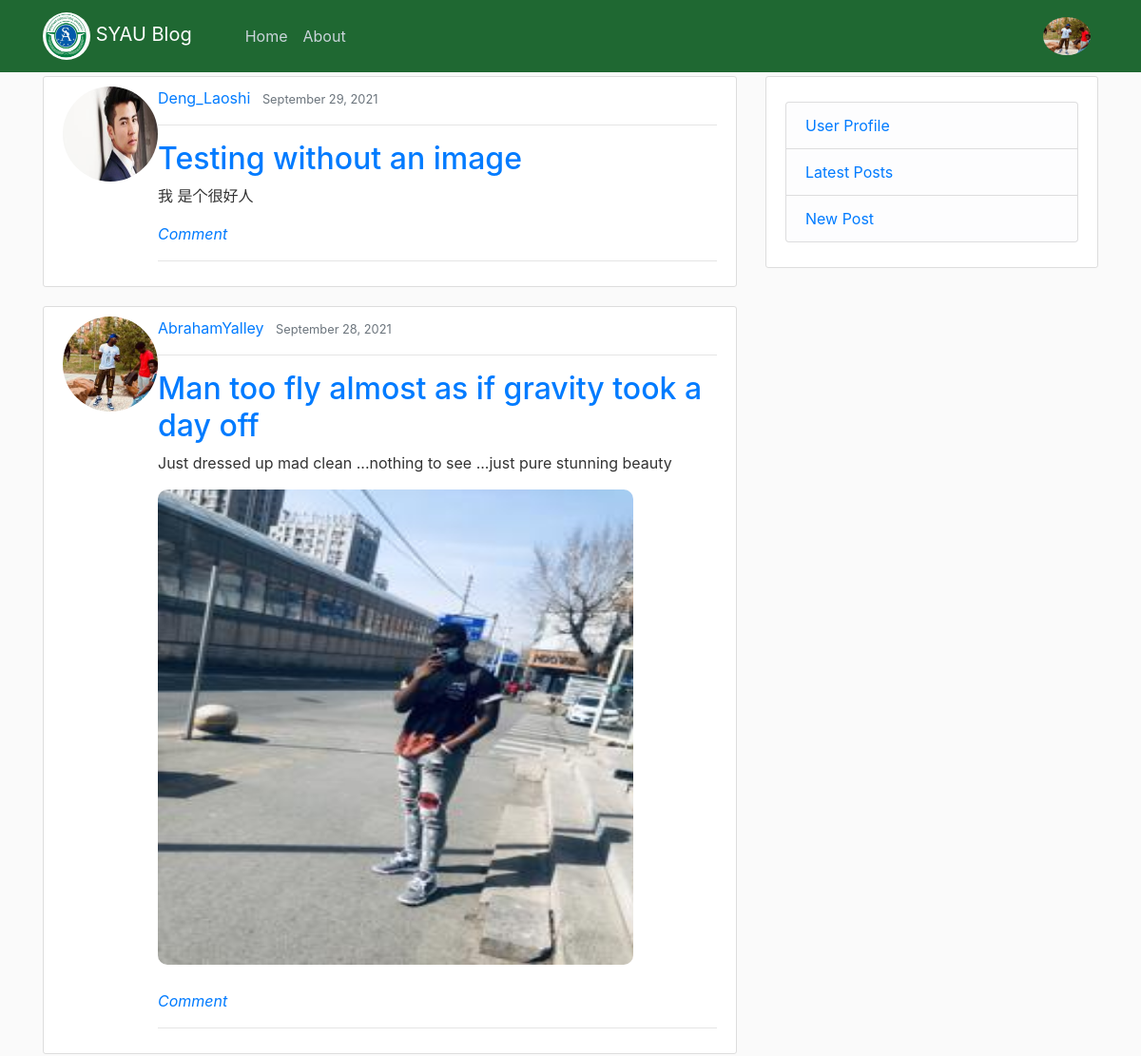
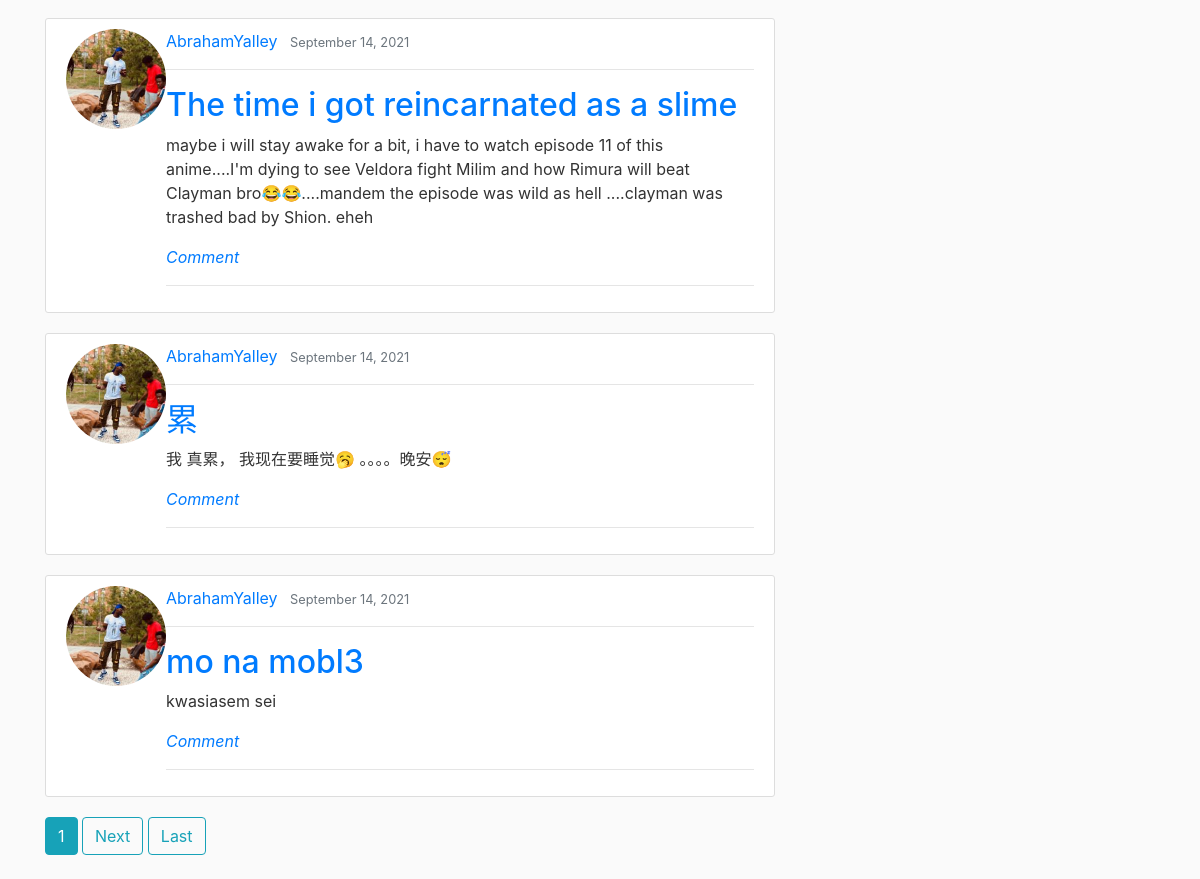
The app's page / (signed in) with its own data (2 pictures, top to bottom).
### users/models.py (models this page shows, shortened)
class Profile(models.Model):
    user=models.OneToOneField(User,on_delete=models.CASCADE)
    image=models.ImageField(default='default.jpg',upload_to='profile_pics')

### blog/models.py (models this page shows, shortened)
class Post(models.Model):
    title=models.CharField(max_length=100)
    image=models.ImageField(upload_to='post_photos',blank=True,null=True)
    content=models.TextField()
    date_posted=models.DateTimeField(default=timezone.now)
    author=models.ForeignKey(User,on_delete=CASCADE)

### blog/views.py (the view)
# urls.py: path('', PostListView.as_view(),name='blog-home'),
class PostListView(LoginRequiredMixin,ListView):
    model=Post
    template_name='blog/home.html'
    context_object_name='posts'
    ordering=['-date_posted']
    paginate_by=5

### blog/templates/blog/home.html (shortened to what this page needs)
{% extends "blog/base.html" %}
{% block content %}
        {% for post in posts %}
                <article class="media content-section">
                        <img class="rounded-circle article-img" src="{{post.author.profile.image.url}}" width="100" height="100">
                        <div class="media-body">
                        <div class="article-metadata">
                        <a class="mr-2" href="{% url 'user-post' post.author.username %}">{{ post.author }}</a>
                        <small class="text-muted">{{ post.date_posted|date:"F d, Y" }}</small>
                        </div>
                        <hr>
                        <h2><a class="article-title" href="{% url 'post-detail' post.id %}">{{ post.title }}</a></h2>
                        <p class="article-content">{{ post.content }}</p>
                        {% if post.image %}
                        <p><img src="{{ post.image.url }}" class="post-image" height="500px" width="500px" /> </p>
                        {% endif %}
                        <p class="mr-2"> <a href="{% url 'post-detail' post.id %}"><i class="bi bi-chat">Comment</i></a></p>
                        <hr>
                        </div>
                </article>
       {% endfor %}
                {% if is_paginated %}
                        {% for num in page_obj.paginator.page_range %}
                                {% if page_obj.number == num %}
                                <a class="btn btn-info mb-4" href="?page={{num}}">{{num}}</a>
                                {% elif num > page_obj.number|add:'-3' and num < page_obj.number|add:'-3' %}
                                <a class="btn btn-outline-info mb-4" href="?page={{num}}">{{num}}</a>
                                {% endif %}
                        {% endfor %}
                        {% if page_obj.has_next %}
                                <a class="btn btn-outline-info mb-4" href="?page={{ page_obj.next_page_number}}">Next</a>
                                <a class="btn btn-outline-info mb-4" href="?page={{ page_obj.paginator.num_pages}}">Last</a>
                         {% endif %}
            {% endif %}
{% endblock content %}

### blog/templates/blog/base.html (shortened to what this page needs)
{% load static %}
<!doctype html>
<html lang="en">
  <head>
    <link rel="stylesheet" href="https://maxcdn.bootstrapcdn.com/bootstrap/4.0.0/css/bootstrap.min.css">
    <link rel="stylesheet" type="text/css" href="{% static 'blog/main.css' %}">
  </head>
  <body>
    <header class="site-header">
      <nav class="navbar navbar-expand-md navbar-dark bg-steel fixed-top">
        <div class="container">
          <a class="navbar-brand mr-5" href="/"> <img class="rounded-circle" src="{% static 'blog/syaulogo.png' %}" alt="logo" height="50px" width="50px">  SYAU Blog</a>
          <div class="collapse navbar-collapse" id="navbarToggle">
            <div class="navbar-nav mr-auto">
              <a class="nav-item nav-link" href="{%url 'blog-home' %}">Home</a>
              <a class="nav-item nav-link" href="{%url 'blog-about' %}">About</a>
            </div>
            <div class="navbar-nav">
              {% if user.is_authenticated %}
              <a class="nav-item nav-link" href="{% url 'profile' %}"> <img class="rounded-circle " src="{{ user.profile.image.url }}" width="50px" height="40px"></a>
              {% else %}
              <a class="nav-item nav-link" href="{% url 'login' %}">Login</a>
              <a class="nav-item nav-link" href="{% url 'register' %}">Register</a>
              {% endif %}
            </div>
          </div>
        </div>
      </nav>
    </header>
    <main role="main" class="container">
      <div class="row">
        <div class="col-md-8">
          {% block content %}{% endblock %}
        </div>
        <div class="col-md-4">
          {% if user.is_authenticated %}
          <div class="content-section">
            <p class='text-muted'>
              <ul class="list-group">
                <li class="list-group-item list-group-item-light" > <a  href="{% url 'profile' %}"> User Profile</a></li>
                <li class="list-group-item list-group-item-light"><a  href="{% url 'blog-home' %}">Latest Posts</a></li>
                <li class="list-group-item list-group-item-light"> <a  href="{% url 'post-create' %}">New Post</a> </li>
              </ul>
            </p>
          </div>
          {% endif %}
        </div>
      </div>
    </main>
  </body>
</html>

### blog/static/blog/main.css (style rules this page uses)
body { background: #fafafa; color: #333333; margin-top: 5rem; }
h1, h2, h3, h4, h5, h6 { color: #444444; }
ul { margin: 0; }
.bg-steel { background-color: #0e5c22ec; }
.site-header .navbar-nav .nav-link { color: #cbd5db; }
.content-section { background: #ffffff; padding: 10px 20px; border: 1px solid #dddddd; border-radius: 3px; margin-bottom: 20px; }
.post-image { width:500px ; height: 500px; border-radius: 10px; margin-bottom: 10px; }

### records on screen
Post: author.profile.image (picture), author "Deng_Laoshi", date_posted "September 29, 2021", title "Testing without an image", content "我 是个很好人"
Post: author.profile.image (picture), author "AbrahamYalley", date_posted "September 28, 2021", title "Man too fly almost as if gravity took a day off", content "Just dressed up mad clean ...nothing to see ...just pure stunning beauty", image (picture)
Post: author.profile.image (picture), author "AbrahamYalley", date_posted "September 14, 2021", title "The time i got reincarnated as a slime", content "maybe i will stay awake for a bit, i have to watch episode 11 of this anime....I'm dying to see Veldora fight Milim and how Rimura will beat Clayman bro😂😂....mandem the episode was wild as hell ....clayman was trashed bad by Shion. eheh"
Post: author.profile.image (picture), author "AbrahamYalley", date_posted "September 14, 2021", title "累", content "我 真累， 我现在要睡觉🥱 。。。。晚安😴"
Post: author.profile.image (picture), author "AbrahamYalley", date_posted "September 14, 2021", title "mo na mobl3", content "kwasiasem sei"

### other values on screen
{{ num }} "1"
